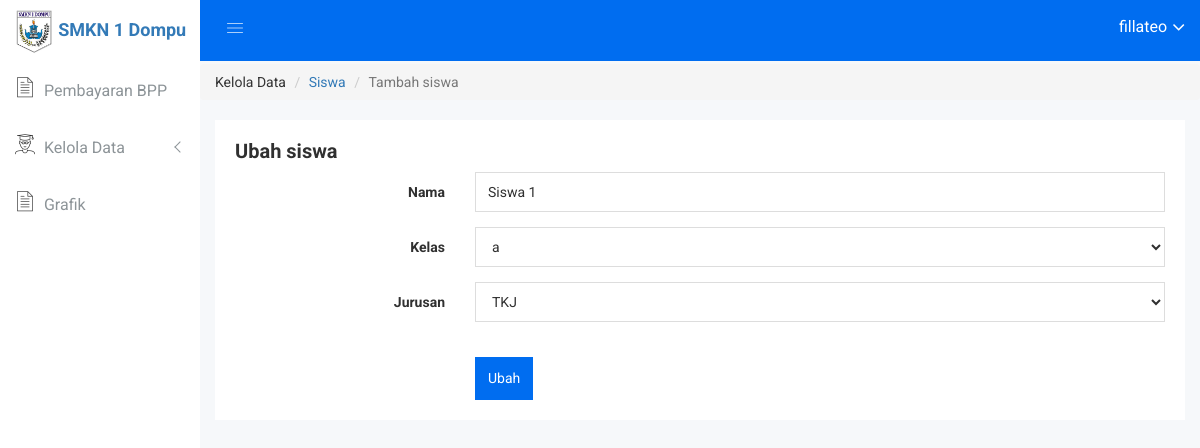
Screenshot of /ubah_siswa/1/ (signed in) with the database file from the repository.
### app_bpp/models.py (models this page shows, shortened)
class Siswa(models.Model):
	nama = models.CharField(max_length=100)
	kelas = models.ForeignKey(Kelas, on_delete=models.CASCADE, related_name='daftar_siswa')
	jurusan = models.ForeignKey(Jurusan, on_delete=models.CASCADE, related_name='daftar_siswa')
	class Meta:
		verbose_name_plural="Daftar Siswa"

### app_bpp/views.py (the view)
# urls.py: url(r'^ubah_siswa/(?P<pk>\d+)/$', ubah_siswa_view, name="ubah_siswa"),
@login_required
def ubah_siswa_view(request, pk):
	siswa = get_object_or_404(Siswa, pk=pk)
	form = SiswaForm(request.POST or None, instance=siswa)
	if form.is_valid():
		form.save()
		messages.success(request, 'Siswa telah dirubah!')
		return redirect('/ubah_siswa/{}/'.format(pk))
	context = {
		'siswa': siswa,
		'form': form,
		'header': 'Ubah siswa',
	}
	return render(request, 'app_bpp/form_siswa.html', context)

### app_bpp/forms.py
class SiswaForm(forms.ModelForm):
    class Meta:
        model = Siswa
        fields = '__all__'
        widgets = {
        	'nama': forms.TextInput(
        			attrs={
        				'class': 'form-control basic-ele-mg-b-10 responsive-mg-b-10',
        				'placeholder': 'Nama lengkap',
        			}
        		),
        	'kelas': forms.Select(
        			attrs={
        				'class': 'form-control custom-select-value',
        			}
        		),
        	'jurusan': forms.Select(
        			attrs={
        				'class': 'form-control custom-select-value',
        			}
        		)
        }

### app_bpp/models.py (called while the page is built)
	def __str__(self):
		return self.nama

	def __str__(self):
		return self.nama

### app_bpp/templates/app_bpp/form_siswa.html (shortened to what this page needs)
{% extends "base.html" %}
{% block breadcrumb %}
<li class="breadcrumb-item" aria-current="page">Kelola Data</li>
<li class="breadcrumb-item"><a href="{% url "app_bpp:daftar_siswa" %}">Siswa</a></li>
<li class="breadcrumb-item active" aria-current="page">Tambah siswa</li>
{% endblock breadcrumb %}
{% block content %}
<div class="basic-form-area mg-b-15">
	<div class="container-fluid">
		<div class="row">
			<div class="col-lg-12 col-md-12 col-sm-12 col-xs-12">
				<div class="sparkline12-list">
					<div class="sparkline12-hd">
						<div class="main-sparkline12-hd">
							<h1>{{ header }}</h1>
						</div>
					</div>
					<div class="sparkline12-graph">
						<div class="basic-login-form-ad">
							<div class="row">
								<div class="col-lg-12 col-md-12 col-sm-12 col-xs-12">
									<div class="all-form-element-inner">
										<form method="POST">
											<div class="form-group-inner">
												<div class="row">
													<div class="col-lg-3 col-md-3 col-sm-3 col-xs-12">
														<label class="login2 pull-right pull-right-pro">{{ form.nama.label }}</label>
													</div>
													<div class="col-lg-9 col-md-9 col-sm-9 col-xs-12">
														{{ form.nama }}
													</div>
												</div>
											</div>
											<div class="form-group-inner">
												<div class="row">
													<div class="col-lg-3 col-md-3 col-sm-3 col-xs-12">
														<label class="login2 pull-right pull-right-pro">{{ form.kelas.label }}</label>
													</div>
													<div class="col-lg-9 col-md-9 col-sm-9 col-xs-12">
														<div class="form-select-list">
															{{ form.kelas }}
														</div>
													</div>
												</div>
											</div>
											<div class="form-group-inner">
												<div class="row">
													<div class="col-lg-3 col-md-3 col-sm-3 col-xs-12">
														<label class="login2 pull-right pull-right-pro">{{ form.jurusan.label }}</label>
													</div>
													<div class="col-lg-9 col-md-9 col-sm-9 col-xs-12">
														<div class="form-select-list">
															{{ form.jurusan }}
														</div>
													</div>
												</div>
											</div>
											<div class="form-group-inner">
												<div class="login-btn-inner">
													<div class="row">
														<div class="col-lg-3"></div>
														<div class="col-lg-9">
															<div class="login-horizental cancel-wp pull-left form-bc-ele">
																<button class="btn btn-sm btn-primary login-submit-cs" type="submit">{% if form.nama.value is not None %}
																	Ubah
																	{% else %}
																	Tambah
																{% endif %}</button>
															</div>
														</div>
													</div>
												</div>
											</div>
										</form>
									</div>
								</div>
							</div>
						</div>
					</div>
				</div>
			</div>
		</div>
	</div>
</div>
{% endblock content %}

### templates/base.html (shortened to what this page needs)
<!DOCTYPE html>
{% load static %}
<html class="no-js" lang="en">
<head>
    {% include "snippets/styles.html" %}
</head>
<body>
    {% include "snippets/left_sidebar.html" %}
    <div class="all-content-wrapper">
        <div class="container-fluid">
            <div class="row">
                <div class="col-lg-12 col-md-12 col-sm-12 col-xs-12">
                    <div class="logo-pro">
                        <h4 style="margin-top: 8px;"><a href="{% url "app_bpp:home" %}"><img src="{% static "img/logo/logo-smk.jpg" %}" alt="" width="40" /> SMKN 1 Dompu</a></h4>
                    </div>
                </div>
            </div>
        </div>
        <div class="header-advance-area">
            <div class="header-top-area">
                <div class="container-fluid">
                    <div class="row">
                        <div class="col-lg-12 col-md-12 col-sm-12 col-xs-12">
                            <div class="header-top-wraper">
                                <div class="row">
                                    <div class="col-lg-1 col-md-0 col-sm-1 col-xs-12">
                                        <div class="menu-switcher-pro">
                                            <button type="button" id="sidebarCollapse" class="btn bar-button-pro header-drl-controller-btn btn-info navbar-btn">
                                                <i class="educate-icon educate-nav"></i>
                                            </button>
                                        </div>
                                    </div>
                                    <div class="col-lg-5 col-md-5 col-sm-12 col-xs-12">
                                        <div class="header-right-info">
                                            <ul class="nav navbar-nav mai-top-nav header-right-menu">
                                                <li class="nav-item">
                                                    <a href="#" data-toggle="dropdown" role="button" aria-expanded="false" class="nav-link dropdown-toggle">
                                                        <span class="admin-name">{{ user }}</span>
                                                        <i class="fa fa-angle-down edu-icon edu-down-arrow"></i>
                                                    </a>
                                                        </li>
                                                    </ul>
                                        </div>
                                    </div>
                                </div>
                            </div>
                        </div>
                    </div>
                </div>
            </div>
        </div>
        <nav aria-label="breadcrumb">
            <ol class="breadcrumb">
                {% block breadcrumb %}{% endblock breadcrumb %}
            </ol>
        </nav>
        {% block content %}{% endblock content %}
    </div>
</body>
</html>

### static/css/main.css (style rules this page uses)
html { color: #222; font-size: 1em; line-height: 1.4; }

### rows the page displays
Siswa: nama "Siswa 1", kelas "a", jurusan "TKJ"

### other values shown
{{ user }} "fillateo"
{{ header }} "Ubah siswa"
